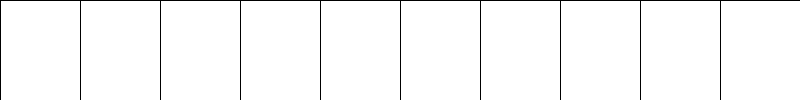
Frame 1 (no input)
Frame 60 (the mouse pressed at the canvas centre just before this capture): identical to frame 1, image omitted
Frame 120 (the mouse held since frame 60 and released just before this capture): identical to frame 1, image omitted

The Processing sketch that drew this single still picture (run headless with seeded random() and noise(); from frame 60 on, the mouse is pressed at the canvas centre):

// Processing sketch: real_art_4
// ── real_art_4.pde
int cols = 10; // Number of columns
color[] colors; // 1D array to hold colors

void setup() {
  size(800, 100); // Set size for a single row of squares
  colors = new color[cols]; // Initialize color array with one row
  for (int i = 0; i < cols; i++) {
    colors[i] = color(255); // Set default color to white for each square
  }
}

void draw() {
  background(255); // Clear background
  float w = width / cols; // Width of each square
  
  for (int i = 0; i < cols; i++) {
    fill(colors[i]); // Set fill color
    rect(i * w, 0, w, height); // Draw a rectangle for each column
  }
}

void mouseMoved() {
  float w = width / cols; // Width of each square
  int col = int(mouseX / w); // Determine column based on mouse position

  // Check if the mouse is within the grid bounds and the column is not already colored
  if (col >= 0 && col < cols && colors[col] == color(255)) {
    colors[col] = color(random(255), random(255), random(255)); // Change color only if it's still white
  }
}
